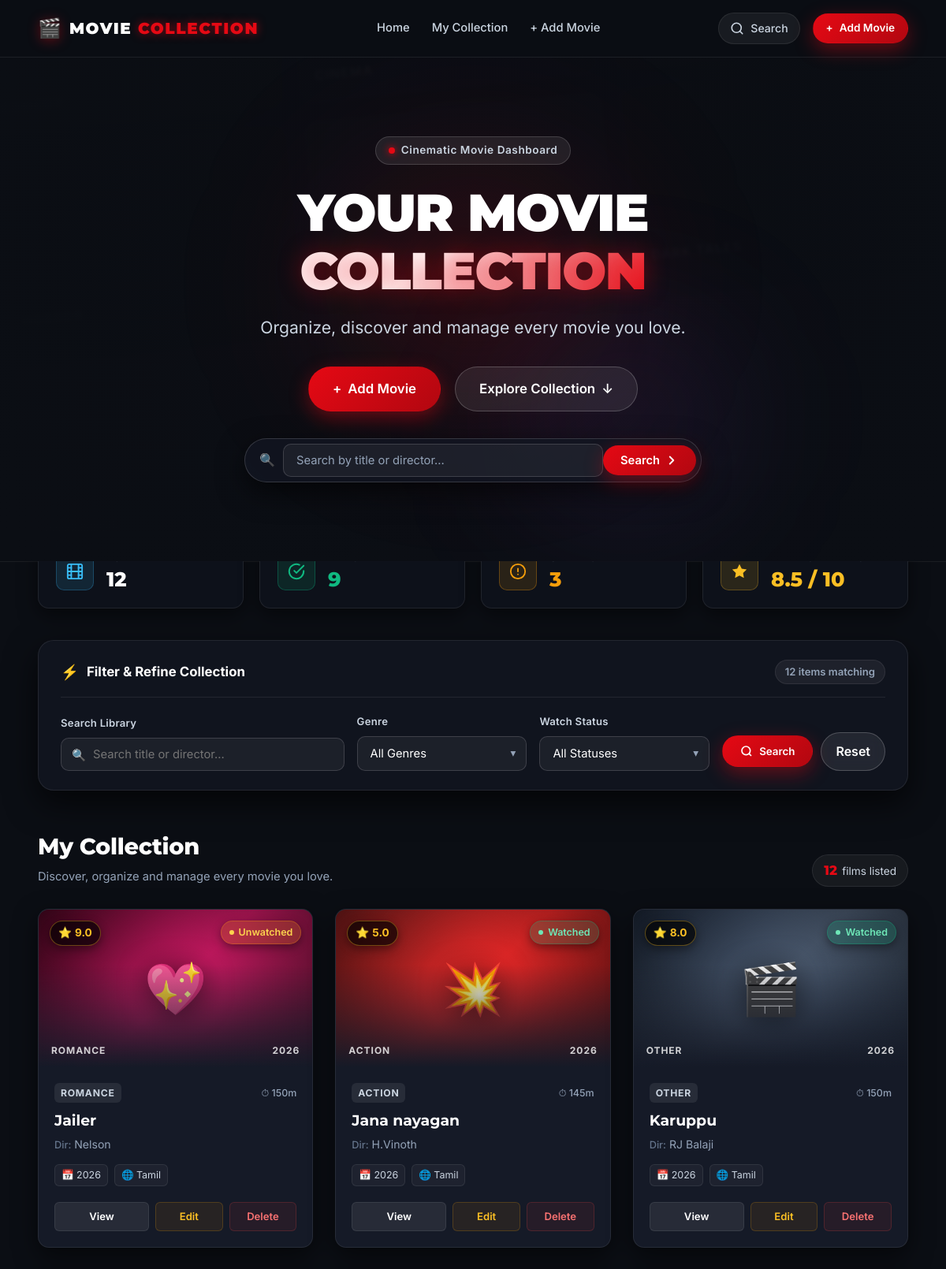
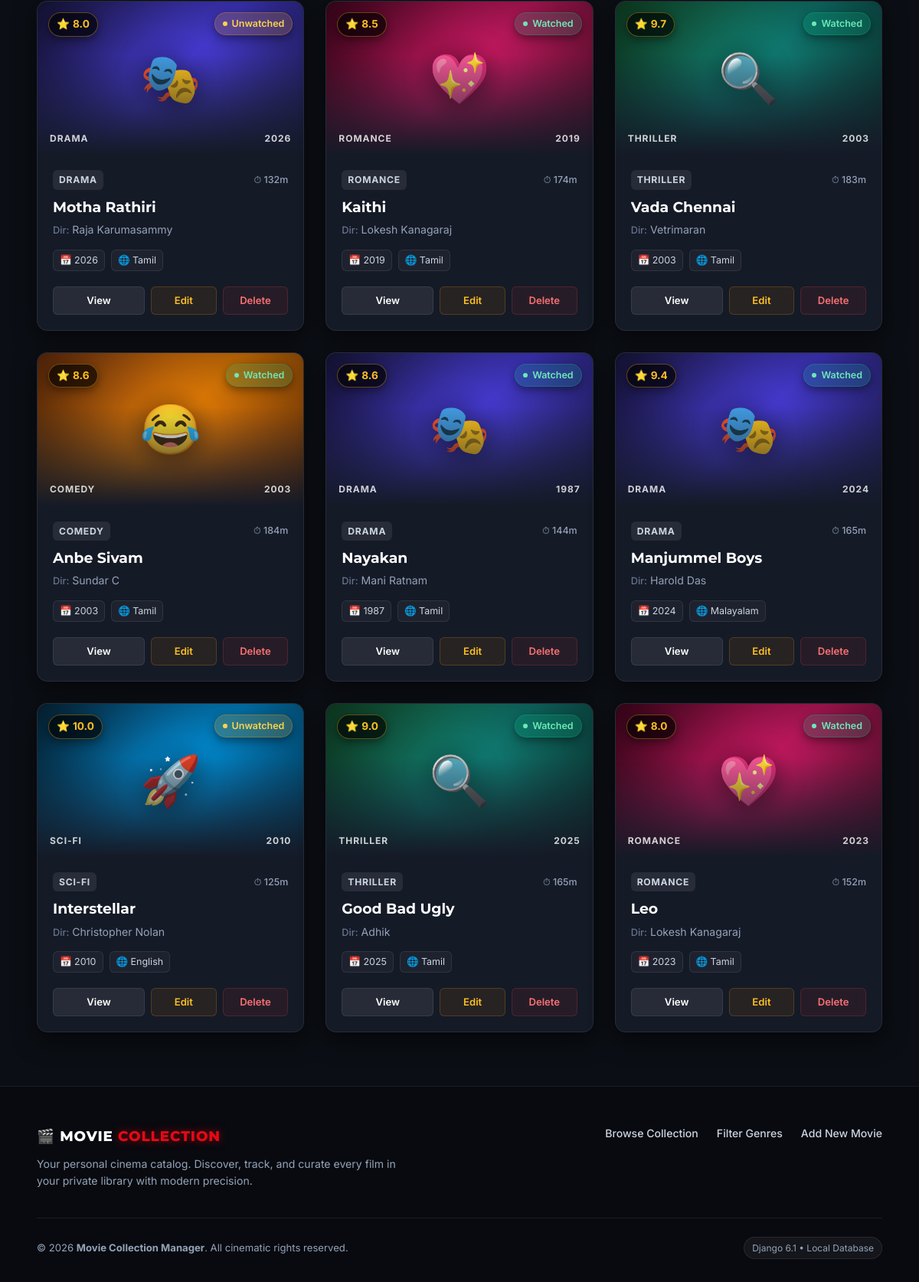
The page / on the database its author committed (2 pictures, top to bottom).
### movies/models.py (models this page shows, shortened)
class Movie(models.Model):
    GENRE_CHOICES = [
        ('Action', 'Action'),
        ('Comedy', 'Comedy'),
        ('Drama', 'Drama'),
        ('Horror', 'Horror'),
        ('Romance', 'Romance'),
        ('Sci-Fi', 'Sci-Fi'),
        ('Thriller', 'Thriller'),
        ('Other', 'Other'),
    ]
    LANGUAGE_CHOICES = [
        ('English', 'English'),
        ('Tamil', 'Tamil'),
        ('Hindi', 'Hindi'),
        ('Telugu', 'Telugu'),
        ('Malayalam', 'Malayalam'),
        ('Kannada', 'Kannada'),
        ('Other', 'Other'),
    ]
    title = models.CharField(max_length=200)
    director = models.CharField(max_length=100)
    genre = models.CharField(
        max_length=20,
        choices=GENRE_CHOICES
    )
    language = models.CharField(
        max_length=20,
        choices=LANGUAGE_CHOICES
    )
    release_year = models.PositiveIntegerField()
    rating = models.FloatField(
        validators=[
            MinValueValidator(0),
            MaxValueValidator(10)
        ]
    )
    duration = models.PositiveIntegerField(
        help_text="Duration in minutes"
    )
    watched = models.BooleanField(default=False)
    description = models.TextField(
        blank=True
    )
    created_at = models.DateTimeField(
        auto_now_add=True
    )
    updated_at = models.DateTimeField(
        auto_now=True
    )

### movies/views.py (the view)
# urls.py: path('', views.movie_list, name='movie_list'),
def movie_list(request):
    movies = Movie.objects.all().order_by('-created_at')
    search_query = request.GET.get('search', '').strip()
    genre = request.GET.get('genre', '')
    watched = request.GET.get('watched', '')
    if search_query:
        movies = movies.filter(
            Q(title__icontains=search_query) |
            Q(director__icontains=search_query)
        )
    if genre:
        movies = movies.filter(genre=genre)
    if watched == 'watched':
        movies = movies.filter(watched=True)
    elif watched == 'unwatched':
        movies = movies.filter(watched=False)
    context = {
        'movies': movies,
        'genres': Movie.GENRE_CHOICES,
        'search_query': search_query,
        'selected_genre': genre,
        'selected_watched': watched,
    }
    return render(request, 'movies/movie_list.html', context)

### movies/templates/movies/movie_list.html (shortened to what this page needs)
{% extends 'movies/base.html' %}
{% block content %}
<section class="hero-section" aria-label="Hero Spotlight">
    <div class="hero-backdrop" aria-hidden="true">
        <div class="hero-poster-collage">
            <div class="collage-col col-1">
                <div class="collage-card c-drama"><span>Drama</span></div>
            </div>
            <div class="collage-col col-2">
                <div class="collage-card c-comedy"><span>Comedy</span></div>
                <div class="collage-card c-horror"><span>Horror</span></div>
                <div class="collage-card c-romance"><span>Romance</span></div>
                <div class="collage-card c-action"><span>Blockbuster</span></div>
            </div>
            <div class="collage-col col-3">
                <div class="collage-card c-drama"><span>Cinema</span></div>
                <div class="collage-card c-thriller"><span>Mystery</span></div>
                <div class="collage-card c-scifi"><span>Futuristic</span></div>
                <div class="collage-card c-comedy"><span>Classics</span></div>
            </div>
            <div class="collage-col col-4">
                <div class="collage-card c-action"><span>Adventure</span></div>
                <div class="collage-card c-horror"><span>Dark Tales</span></div>
                <div class="collage-card c-romance"><span>Passion</span></div>
                <div class="collage-card c-drama"><span>Indie</span></div>
            </div>
            <div class="collage-col col-5">
                <div class="collage-card c-thriller"><span>Suspense</span></div>
            </div>
        </div>
        <div class="hero-vignette-overlay"></div>
        <div class="hero-glow-orb orb-red"></div>
        <div class="hero-glow-orb orb-purple"></div>
    </div>
    <div class="hero-content-container">
        <div class="hero-pill-badge">
            <span class="pulse-dot"></span> Cinematic Movie Dashboard
        </div>
        <div class="hero-text">
            <h1 class="hero-headline">
                YOUR MOVIE <br>
                <span class="text-gradient">COLLECTION</span>
            </h1>
            <p class="hero-subtext">
                Organize, discover and manage every movie you love.
            </p>
        </div>
        <div class="hero-actions">
            <a href="{% url 'movie_create' %}" class="btn btn-primary btn-lg">
                <span class="btn-icon">+</span>
                <span>Add Movie</span>
            </a>
            <a href="#collection-section" class="btn btn-secondary btn-lg">
                <span>Explore Collection</span>
                <span class="btn-arrow">↓</span>
            </a>
        </div>
        <form method="GET" action="#collection-section" class="hero-quick-search">
            <div class="hero-search-wrapper">
                <span class="hero-search-icon">🔍</span>
                <input
                    type="text"
                    name="search"
                    class="hero-search-input"
                    placeholder="Search by title or director..."
                    value="{{ search_query }}"
                    aria-label="Quick Search Movies"
                >
                <button type="submit" class="hero-search-submit">
                    <span>Search</span>
                    <svg width="18" height="18" viewBox="0 0 24 24" fill="none" stroke="currentColor" stroke-width="2.5" stroke-linecap="round" stroke-linejoin="round">
                        <polyline points="9 18 15 12 9 6"></polyline>
                    </svg>
                </button>
            </div>
        </form>
    </div>
</section>
<div class="container page-content-container">
    <section class="dashboard-stats-section" aria-label="Collection Statistics">
        <div class="stats-grid">
            <div class="stat-card">
                <div class="stat-icon-wrapper icon-total">
                </div>
                <div class="stat-data">
                    <span class="stat-label">Total in View</span>
                    <strong class="stat-value" id="stat-total-movies">{{ movies|length }}</strong>
                </div>
            </div>
            <div class="stat-card">
                <div class="stat-icon-wrapper icon-watched">
                    <svg width="22" height="22" viewBox="0 0 24 24" fill="none" stroke="currentColor" stroke-width="2.2" stroke-linecap="round" stroke-linejoin="round">
                        <path d="M22 11.08V12a10 10 0 1 1-5.93-9.14"></path>
                        <polyline points="22 4 12 14.01 9 11.01"></polyline>
                    </svg>
                </div>
                <div class="stat-data">
                    <span class="stat-label">Watched</span>
                    <strong class="stat-value text-emerald" id="stat-watched-movies">—</strong>
                </div>
            </div>
            <div class="stat-card">
                <div class="stat-icon-wrapper icon-unwatched">
                    <svg width="22" height="22" viewBox="0 0 24 24" fill="none" stroke="currentColor" stroke-width="2" stroke-linecap="round" stroke-linejoin="round">
                        <circle cx="12" cy="12" r="10"></circle>
                        <line x1="12" y1="8" x2="12" y2="12"></line>
                        <line x1="12" y1="16" x2="12.01" y2="16"></line>
                    </svg>
                </div>
                <div class="stat-data">
                    <span class="stat-label">Unwatched</span>
                    <strong class="stat-value text-amber" id="stat-unwatched-movies">—</strong>
                </div>
            </div>
            <div class="stat-card">
                <div class="stat-icon-wrapper icon-rating">
                    <svg width="22" height="22" viewBox="0 0 24 24" fill="currentColor" stroke="none">
                        <polygon points="12 2 15.09 8.26 22 9.27 17 14.14 18.18 21.02 12 17.77 5.82 21.02 7 14.14 2 9.27 8.91 8.26 12 2"></polygon>
                    </svg>
                </div>
                <div class="stat-data">
                    <span class="stat-label">Average Rating</span>
                    <strong class="stat-value text-gold" id="stat-avg-rating">—</strong>
                </div>
            </div>
        </div>
    </section>
    <section class="filter-panel-section" id="search-filter-section" aria-label="Search and Filters">
        <div class="filter-glass-card">
            <div class="filter-panel-header">
                <div class="filter-title-group">
                    <span class="filter-title-icon">⚡</span>
                    <h3 class="filter-panel-title">Filter & Refine Collection</h3>
                </div>
                <span class="filter-results-badge">
                    {{ movies|length }} item{{ movies|length|pluralize }} matching
                </span>
            </div>
            <form method="GET" class="filter-form">
                <div class="filter-grid">
                    <div class="filter-field-group">
                        <label for="search-input" class="field-label">Search Library</label>
                        <div class="input-with-icon">
                            <span class="input-icon">🔍</span>
                            <input
                                id="search-input"
                                type="text"
                                name="search"
                                class="form-input"
                                placeholder="Search title or director..."
                                value="{{ search_query }}"
                            >
                        </div>
                    </div>
                    <div class="filter-field-group">
                        <label for="genre-select" class="field-label">Genre</label>
                        <div class="select-wrapper">
                            <select id="genre-select" name="genre" class="form-select">
                                <option value="">All Genres</option>
                            </select>
                        </div>
                    </div>
                    <div class="filter-field-group">
                        <label for="watched-select" class="field-label">Watch Status</label>
                        <div class="select-wrapper">
                            <select id="watched-select" name="watched" class="form-select">
                                <option value="">All Statuses</option>
                            </select>
                        </div>
                    </div>
                    <div class="filter-actions-group">
                        <button type="submit" class="btn btn-primary btn-filter-submit">
                            <svg width="16" height="16" viewBox="0 0 24 24" fill="none" stroke="currentColor" stroke-width="2.5">
                                <circle cx="11" cy="11" r="8"></circle>
                                <line x1="21" y1="21" x2="16.65" y2="16.65"></line>
                            </svg>
                            <span>Search</span>
                        </button>
                        <a href="{% url 'movie_list' %}" class="btn btn-secondary btn-filter-reset" title="Reset all filters">
                            <span>Reset</span>
                        </a>
                    </div>
                </div>
            </form>
        </div>
    </section>
    <section class="collection-section" id="collection-section" aria-label="Movie Collection">
        <div class="collection-header">
            <div>
                <h2 class="section-title">My Collection</h2>
                <p class="section-subtitle">Discover, organize and manage every movie you love.</p>
            </div>
            <div class="collection-meta-indicator">
                <span class="active-count">{{ movies|length }}</span>
                <span class="active-text">film{{ movies|length|pluralize }} listed</span>
            </div>
        </div>
        {% if movies %}
            <div class="movie-grid">
                {% for movie in movies %}
                    <article
                        class="movie-card"
                        data-movie-id="{{ movie.pk }}"
                        data-watched="{% if movie.watched %}true{% else %}false{% endif %}"
                        data-rating="{{ movie.rating }}"
                        data-genre="{{ movie.genre }}"
                    >
                        <div class="movie-card-poster poster-genre-{{ movie.genre|lower }}">
                            <div class="poster-overlay"></div>
                            <div class="poster-genre-glyph">
                                {% if movie.genre == "Action" %}💥
                                {% elif movie.genre == "Comedy" %}😂
                                {% elif movie.genre == "Drama" %}🎭
                                {% elif movie.genre == "Horror" %}👻
                                {% elif movie.genre == "Romance" %}💖
                                {% elif movie.genre == "Sci-Fi" %}🚀
                                {% elif movie.genre == "Thriller" %}🔍
                                {% else %}🎬{% endif %}
                            </div>
                            <div class="poster-rating-badge">
                                <span class="star-icon">⭐</span>
                                <span class="rating-num">{{ movie.rating }}</span>
                            </div>
                            {% if movie.watched %}
                                <div class="poster-status-pill status-watched">
                                    <span class="status-dot"></span> Watched
                                </div>
                            {% else %}
                                <div class="poster-status-pill status-unwatched">
                                    <span class="status-dot"></span> Unwatched
                                </div>
                            {% endif %}
                            <div class="poster-caption">
                                <span class="poster-genre-label">{{ movie.genre }}</span>
                                <span class="poster-year-label">{{ movie.release_year }}</span>
                            </div>
                        </div>
                        <div class="movie-card-body">
                            <div class="card-genre-row">
                                <span class="genre-tag tag-{{ movie.genre|lower }}">{{ movie.genre }}</span>
                                <span class="duration-tag">⏱ {{ movie.duration }}m</span>
                            </div>
                            <h3 class="movie-card-title" title="{{ movie.title }}">
                                <a href="{% url 'movie_detail' movie.pk %}">{{ movie.title }}</a>
                            </h3>
                            <p class="movie-director">
                                <span class="director-prefix">Dir:</span> {{ movie.director }}
                            </p>
                            <div class="movie-meta-chips">
                                <span class="meta-chip">📅 {{ movie.release_year }}</span>
                                <span class="meta-chip">🌐 {{ movie.language }}</span>
                            </div>
                            <div class="card-actions-grid">
                                <a href="{% url 'movie_detail' movie.pk %}" class="btn-card-action btn-view" title="View details">
                                    <span>View</span>
                                </a>
                                <a href="{% url 'movie_update' movie.pk %}" class="btn-card-action btn-edit" title="Edit movie">
                                    <span>Edit</span>
                                </a>
                                <a href="{% url 'movie_delete' movie.pk %}" class="btn-card-action btn-delete" title="Delete movie">
                                    <span>Delete</span>
                                </a>
                            </div>
                        </div>
                    </article>
                {% endfor %}
            </div>
        {% endif %}
    </section>
</div>
{% endblock %}

### rows shown on the page
Movie: rating "9.0", watched False (drawn), genre "ROMANCE", release_year "2026", duration "150", title "Jailer", director "Nelson", language "Tamil"
Movie: rating "5.0", watched True (drawn), genre "ACTION", release_year "2026", duration "145", title "Jana nayagan", director "H.Vinoth", language "Tamil"
Movie: rating "8.0", watched True (drawn), genre "OTHER", release_year "2026", duration "150", title "Karuppu", director "RJ Balaji", language "Tamil"
Movie: rating "8.0", watched False (drawn), genre "DRAMA", release_year "2026", duration "132", title "Motha Rathiri", director "Raja Karumasammy", language "Tamil"
Movie: rating "8.5", watched True (drawn), genre "ROMANCE", release_year "2019", duration "174", title "Kaithi", director "Lokesh Kanagaraj", language "Tamil"
Movie: rating "9.7", watched True (drawn), genre "THRILLER", release_year "2003", duration "183", title "Vada Chennai", director "Vetrimaran", language "Tamil"
Movie: rating "8.6", watched True (drawn), genre "COMEDY", release_year "2003", duration "184", title "Anbe Sivam", director "Sundar C", language "Tamil"
Movie: rating "8.6", watched True (drawn), genre "DRAMA", release_year "1987", duration "144", title "Nayakan", director "Mani Ratnam", language "Tamil"
Movie: rating "9.4", watched True (drawn), genre "DRAMA", release_year "2024", duration "165", title "Manjummel Boys", director "Harold Das", language "Malayalam"
Movie: rating "10.0", watched False (drawn), genre "SCI-FI", release_year "2010", duration "125", title "Interstellar", director "Christopher Nolan", language "English"
Movie: rating "9.0", watched True (drawn), genre "THRILLER", release_year "2025", duration "165", title "Good Bad Ugly", director "Adhik", language "Tamil"
Movie: rating "8.0", watched True (drawn), genre "ROMANCE", release_year "2023", duration "152", title "Leo", director "Lokesh Kanagaraj", language "Tamil"

### other values the page prints
{{ movies|length }} "12"
